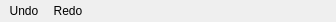
    <widget class="QFrame" name="statusbar">
     <property name="maximumSize">
      <size>
       <width>16777215</width>
       <height>22</height>
      </size>
     </property>
     <property name="frameShape">
      <enum>QFrame::NoFrame</enum>
     </property>
     <property name="frameShadow">
      <enum>QFrame::Plain</enum>
     </property>
     <layout class="QHBoxLayout" name="horizontalLayout">
      <property name="leftMargin">
       <number>5</number>
      </property>
      <property name="topMargin">
       <number>1</number>
      </property>
      <property name="rightMargin">
       <number>5</number>
      </property>
      <property name="bottomMargin">
       <number>1</number>
      </property>
      <item>
       <widget class="QToolButton" name="undo">
        <property name="styleSheet">
         <string notr="true">QToolButton{
Text-align:left;
border: 1px rgb(67, 67, 67);
}
QToolButton:checked{
background-color:#1792D0; 
}

QToolButton:hover {
background-color: rgb(48, 140, 198);
}</string>
        </property>
        <property name="text">
         <string>Undo</string>
        </property>
        <property name="icon">
         <iconset resource="../icons.qrc">
          <normaloff>:/icons/undo_b.svg</normaloff>:/icons/undo_b.svg</iconset>
        </property>
        <property name="toolButtonStyle">
         <enum>Qt::ToolButtonTextBesideIcon</enum>
        </property>
        <property name="autoRaise">
         <bool>true</bool>
        </property>
       </widget>
      </item>
      <item>
       <widget class="QToolButton" name="redo">
        <property name="styleSheet">
         <string notr="true">QToolButton{
Text-align:left;
border: 1px rgb(67, 67, 67);
}
QToolButton:checked{
background-color:#1792D0; 
}

QToolButton:hover {
background-color: rgb(48, 140, 198);
}</string>
        </property>
        <property name="text">
         <string>Redo</string>
        </property>
        <property name="icon">
         <iconset resource="../icons.qrc">
          <normaloff>:/icons/redo_b.svg</normaloff>:/icons/redo_b.svg</iconset>
        </property>
        <property name="toolButtonStyle">
         <enum>Qt::ToolButtonTextBesideIcon</enum>
        </property>
        <property name="autoRaise">
         <bool>true</bool>
        </property>
       </widget>
      </item>
      <item>
       <spacer name="horizontalSpacer">
        <property name="orientation">
         <enum>Qt::Horizontal</enum>
        </property>
        <property name="sizeHint" stdset="0">
         <size>
          <width>40</width>
          <height>20</height>
         </size>
        </property>
       </spacer>
      </item>
      <item>
       <widget class="QLabel" name="pColorPreviewLabel">
        <property name="minimumSize">
         <size>
          <width>30</width>
          <height>20</height>
         </size>
        </property>
        <property name="maximumSize">
         <size>
          <width>30</width>
          <height>20</height>
         </size>
        </property>
        <property name="text">
         <string/>
        </property>
       </widget>
      </item>
      <item>
       <widget class="QLabel" name="pColorRGBLabel">
        <property name="minimumSize">
         <size>
          <width>50</width>
          <height>20</height>
         </size>
        </property>
        <property name="maximumSize">
         <size>
          <width>100</width>
          <height>20</height>
         </size>
        </property>
        <property name="text">
         <string/>
        </property>
       </widget>
      </item>
      <item>
       <widget class="QLabel" name="mPosLabel">
        <property name="minimumSize">
         <size>
          <width>50</width>
          <height>20</height>
         </size>
        </property>
        <property name="maximumSize">
         <size>
          <width>100</width>
          <height>20</height>
         </size>
        </property>
        <property name="text">
         <string/>
        </property>
       </widget>
      </item>
      <item>
       <widget class="QLabel" name="mSizeLabel">
        <property name="minimumSize">
         <size>
          <width>50</width>
          <height>20</height>
         </size>
        </property>
        <property name="maximumSize">
         <size>
          <width>100</width>
          <height>20</height>
         </size>
        </property>
        <property name="text">
         <string/>
        </property>
       </widget>
      </item>
     </layout>
    </widget>
